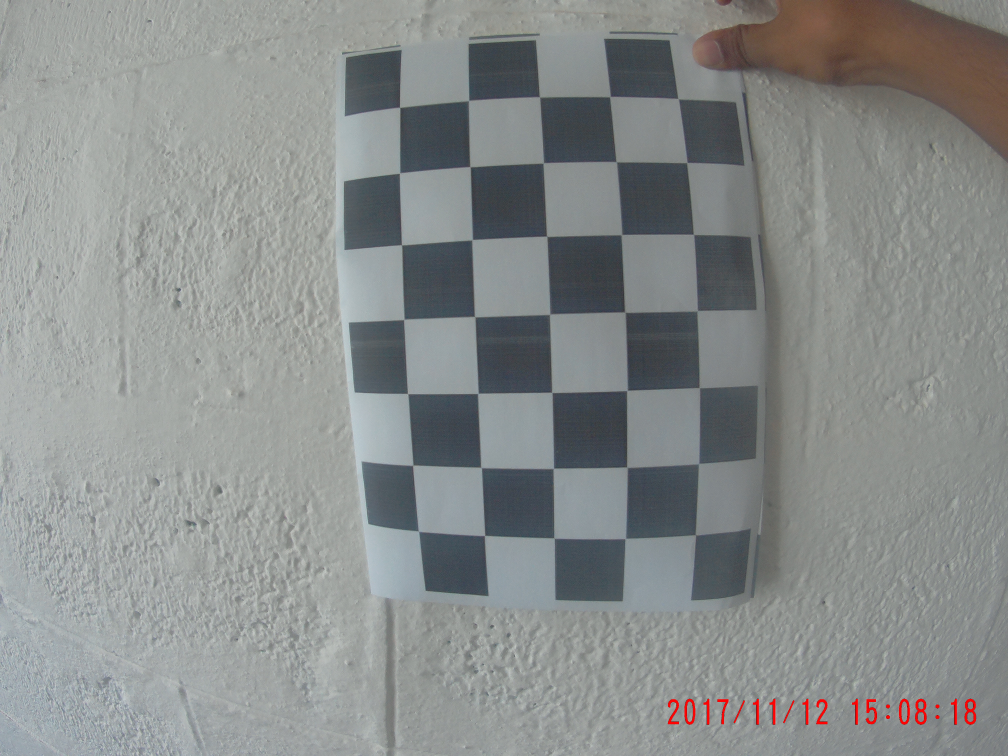
#> input picture 9.JPG, 4032 x 3024 px (shown at 1/4 size)
$ jupyter execute --allow-errors Untitled.ipynb
#> lines starting #> are read from the running program, lines starting #| are printed output that depends on the picture; after the words box and inside, x2 and y2 are one past the last pixel; in counts of white or black regions, pixels touching at a corner belong together
[cell 1]
import numpy as np
import cv2
import matplotlib.pyplot as plt
import matplotlib.image as mpimg

[cell 2]
# prepare object points
nx = 7   # TODO: enter the number of inside corners in x
ny = 5   # TODO: enter the number of inside corners in y# Make a list of calibration images

[cell 3]
# Make a list of calibration images
fname = '9.JPG'

[cell 4]
img = cv2.imread(fname)
#> img is the input picture: shape (3024, 4032, 3); mean B, G, R 139.4, 140.4, 136.9
resize = cv2.resize(img, (640, 480))
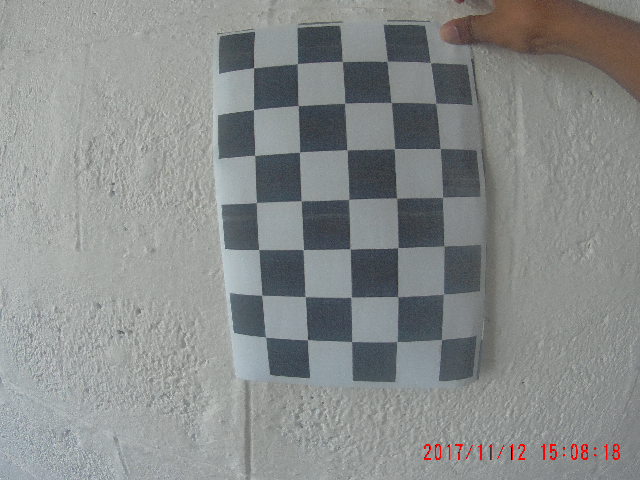
#> resize: shape (480, 640, 3); mean B, G, R 139.3, 140.3, 136.8
#> (the rest of this cell did not finish here and is left out)

[cell 5]
# Convert to grayscale
gray = cv2.cvtColor(resize, cv2.COLOR_BGR2GRAY)
    # cv2.imshow('Grayscale', gray)

[cell 6]
# Histogram equilization
balanced = cv2.equalizeHist(gray)
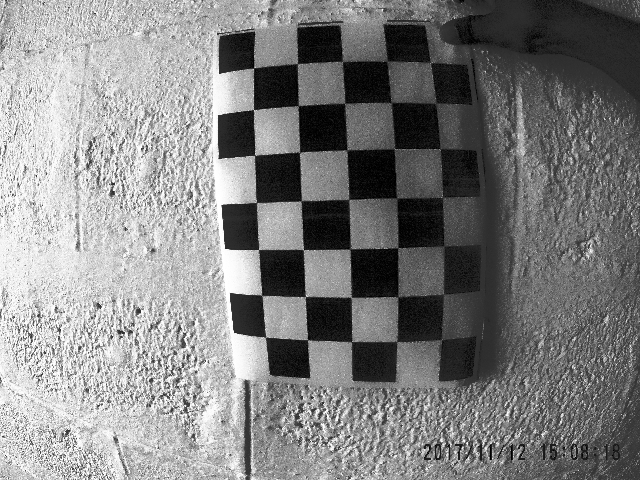
#> balanced: shape (480, 640); min 0, max 255, mean 129.1
    # cv2.imshow('Balanced', balanced)

[cell 7]
# Find the chessboard corners
ret, corners = cv2.findChessboardCorners(gray, (nx, ny), None)
#> ret = True; corners = 35 rows, first 8: [430.7, 62.72], [435.1, 103.4], [440.4, 148.6], [442.5, 197.9], [435.4, 239.5], [435, 302], [434.3, 332.6], [386.4, 60.73]

# If found, draw corners
if ret == True:
    # Draw and display the corners
    cv2.drawChessboardCorners(resize, (nx, ny), corners, ret)
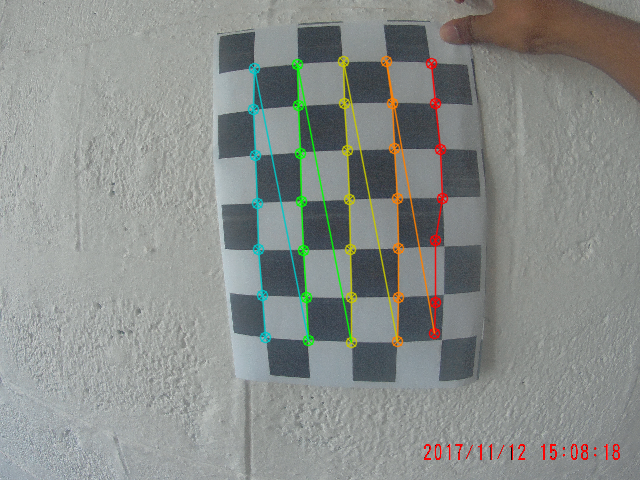
#> resize: shape (480, 640, 3); 3.32% of pixels changed, all inside (x1, y1, x2, y2) = (247, 55, 449, 349)
    # plt.imshow(resize)
    cv2.imshow('Result', resize)

$ run again, with 1.JPG copied over 9.JPG
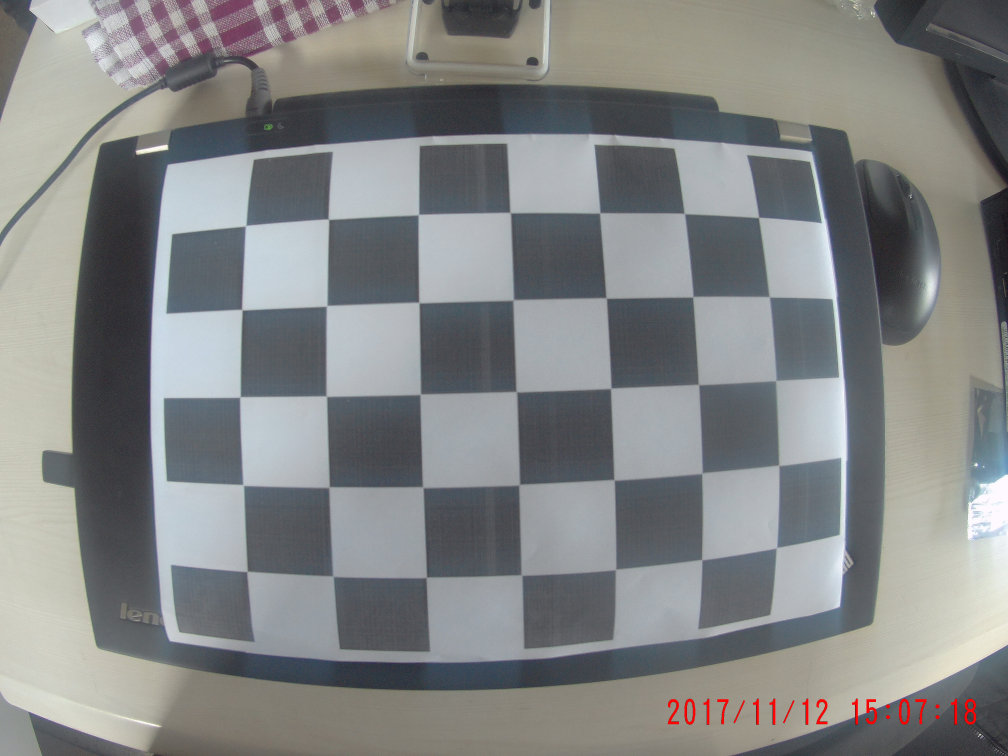
#> input picture 1.JPG, 4032 x 3024 px (shown at 1/4 size)
#> img is the input picture: shape (3024, 4032, 3); mean B, G, R 133, 133.1, 131
#> `balanced = cv2.equalizeHist(gray)`:
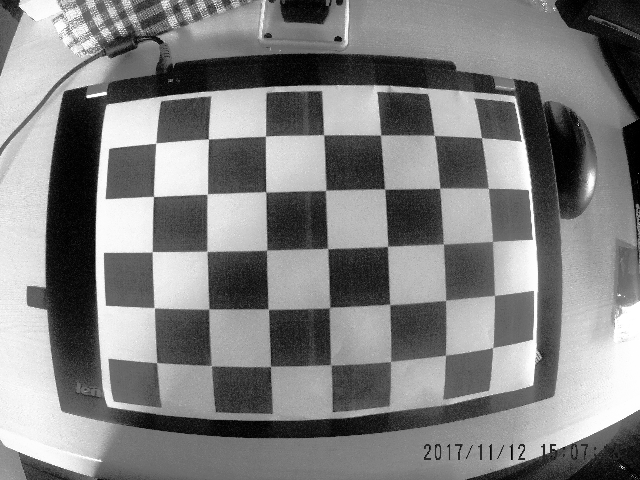
#> balanced: shape (480, 640); min 0, max 255, mean 128.3
#> ret = True; corners = 35 rows, first 8: [155.7, 143], [208.4, 139.1], [265.3, 136.1], [323.6, 134.9], [380.5, 135], [434.3, 135.4], [481.5, 137.6], [153.6, 196.4]
#> `cv2.drawChessboardCorners(resize, (nx, ny), corners, ret)`:
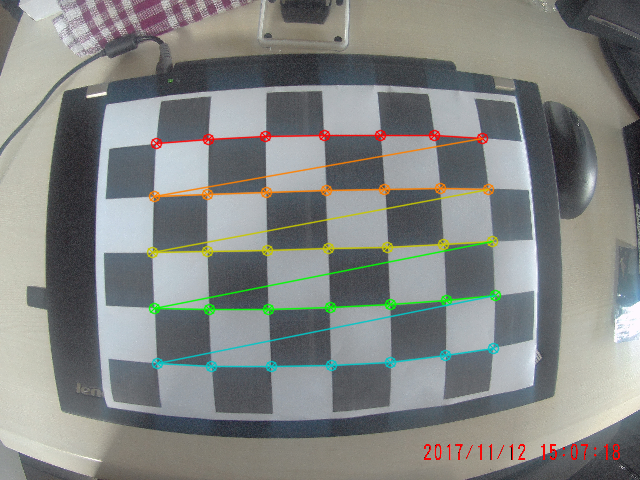
#> resize: shape (480, 640, 3); mean B, G, R 130.9, 133.6, 130.9

$ run again, with 10.JPG copied over 9.JPG
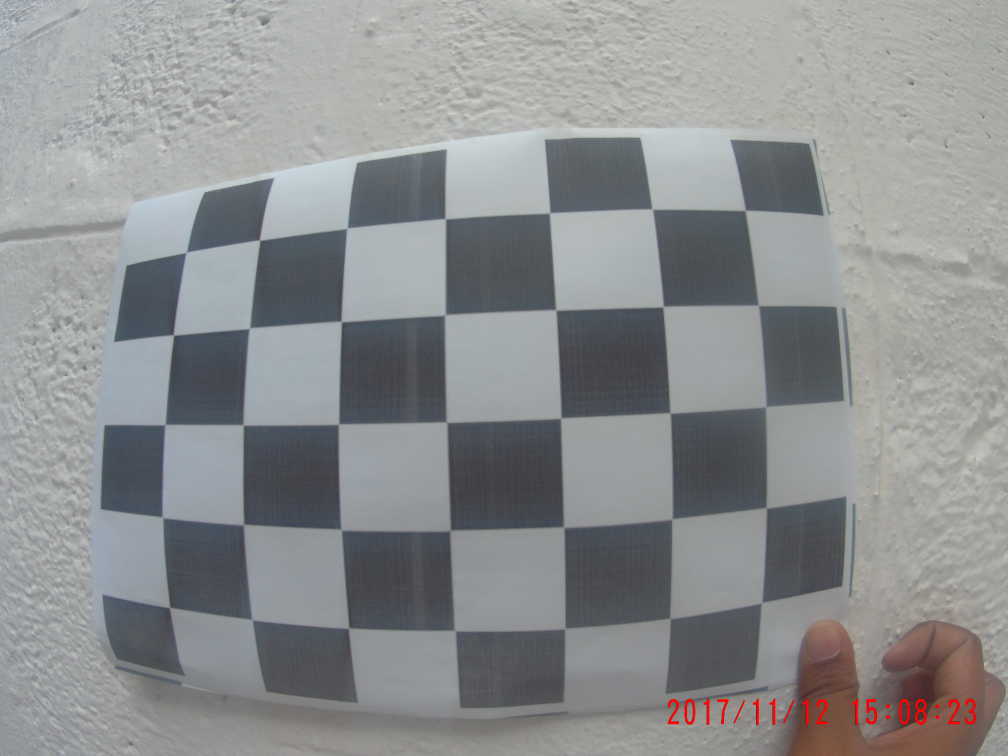
#> input picture 10.JPG, 4032 x 3024 px (shown at 1/4 size)
#> img is the input picture: shape (3024, 4032, 3); mean B, G, R 143.7, 142.7, 140.8
#> `balanced = cv2.equalizeHist(gray)`:
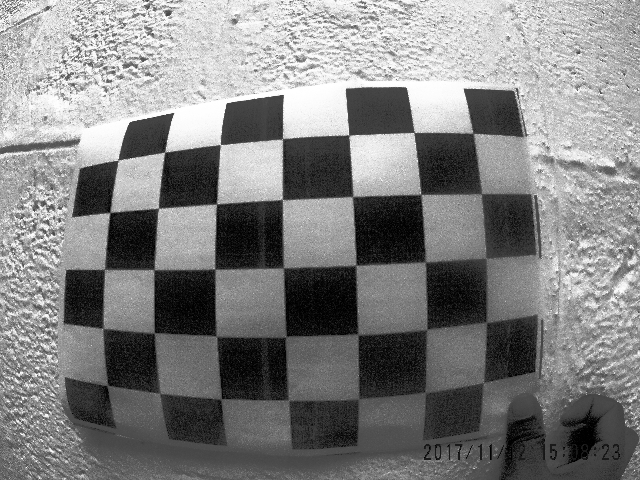
#> balanced: shape (480, 640); min 0, max 255, mean 128.9
#> ret = True; corners = 35 rows, first 8: [483.6, 382.6], [424.9, 391.8], [358.7, 399.1], [288.7, 400.3], [221.1, 399.1], [160.2, 393.2], [112, 380], [486.5, 322.1]
#> `cv2.drawChessboardCorners(resize, (nx, ny), corners, ret)`:
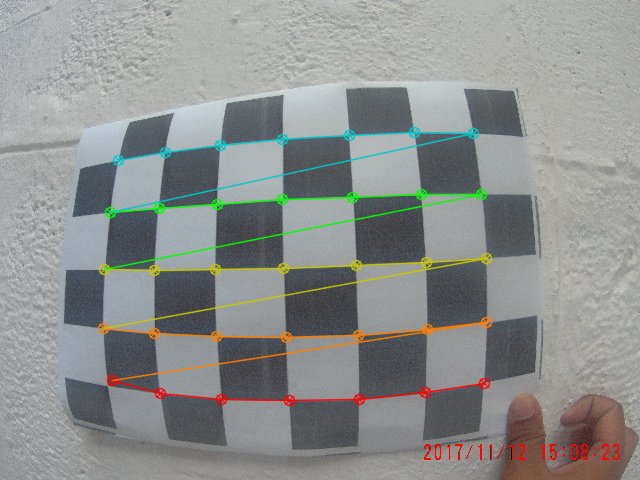
#> resize: shape (480, 640, 3); mean B, G, R 141.7, 143.5, 141

$ run again, with 2.JPG copied over 9.JPG
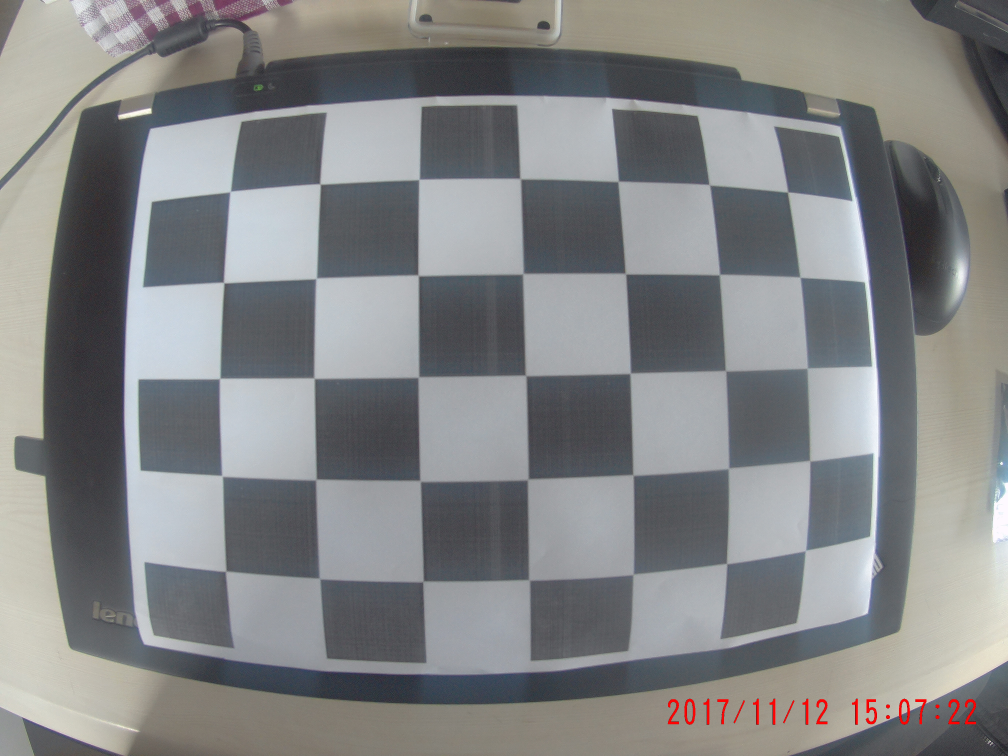
#> input picture 2.JPG, 4032 x 3024 px (shown at 1/4 size)
#> img is the input picture: shape (3024, 4032, 3); mean B, G, R 133, 132.4, 131.1
#> `balanced = cv2.equalizeHist(gray)`:
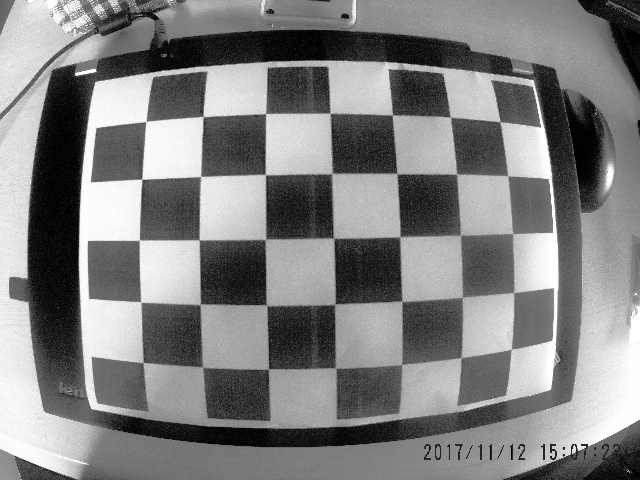
#> balanced: shape (480, 640); min 0, max 255, mean 128.4
#> ret = True; corners = 35 rows, first 8: [146, 121.5], [203, 116.5], [265.6, 113.6], [330, 113.2], [392.4, 115.1], [450.1, 117], [499.7, 121.7], [141.9, 179.3]
#> `cv2.drawChessboardCorners(resize, (nx, ny), corners, ret)`:
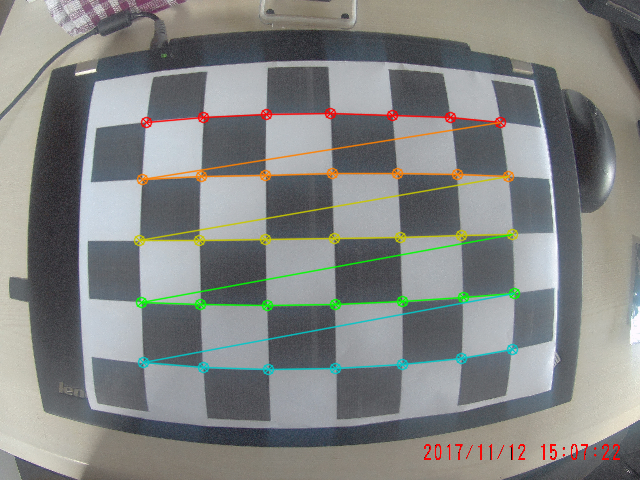
#> resize: shape (480, 640, 3); mean B, G, R 130.9, 132.9, 131
